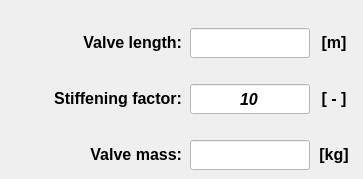
    <widget class="QWidget" name="tab_insert_by_line">
     <property name="enabled">
      <bool>true</bool>
     </property>
     <attribute name="title">
      <string>Line selection</string>
     </attribute>
     <widget class="QLineEdit" name="lineEdit_valve_length_line">
      <property name="enabled">
       <bool>false</bool>
      </property>
      <property name="geometry">
       <rect>
        <x>190</x>
        <y>28</y>
        <width>120</width>
        <height>30</height>
       </rect>
      </property>
      <property name="minimumSize">
       <size>
        <width>120</width>
        <height>30</height>
       </size>
      </property>
      <property name="maximumSize">
       <size>
        <width>120</width>
        <height>30</height>
       </size>
      </property>
      <property name="sizeIncrement">
       <size>
        <width>0</width>
        <height>26</height>
       </size>
      </property>
      <property name="font">
       <font>
        <family>Arial</family>
        <pointsize>12</pointsize>
        <weight>75</weight>
        <italic>true</italic>
        <bold>true</bold>
       </font>
      </property>
      <property name="focusPolicy">
       <enum>Qt::ClickFocus</enum>
      </property>
      <property name="styleSheet">
       <string notr="true">color: rgb(0, 0, 255);
background-color: rgb(255, 255, 255);</string>
      </property>
      <property name="alignment">
       <set>Qt::AlignCenter</set>
      </property>
     </widget>
     <widget class="QLabel" name="label_selected_id_9">
      <property name="enabled">
       <bool>true</bool>
      </property>
      <property name="geometry">
       <rect>
        <x>22</x>
        <y>28</y>
        <width>160</width>
        <height>30</height>
       </rect>
      </property>
      <property name="minimumSize">
       <size>
        <width>160</width>
        <height>30</height>
       </size>
      </property>
      <property name="maximumSize">
       <size>
        <width>160</width>
        <height>30</height>
       </size>
      </property>
      <property name="font">
       <font>
        <family>Arial</family>
        <pointsize>12</pointsize>
        <weight>75</weight>
        <italic>false</italic>
        <bold>true</bold>
       </font>
      </property>
      <property name="mouseTracking">
       <bool>true</bool>
      </property>
      <property name="text">
       <string>&lt;html&gt;&lt;head/&gt;&lt;body&gt;&lt;p align=&quot;right&quot;&gt;Valve length:&lt;/p&gt;&lt;/body&gt;&lt;/html&gt;</string>
      </property>
      <property name="alignment">
       <set>Qt::AlignRight|Qt::AlignTrailing|Qt::AlignVCenter</set>
      </property>
     </widget>
     <widget class="QLabel" name="label_109">
      <property name="enabled">
       <bool>true</bool>
      </property>
      <property name="geometry">
       <rect>
        <x>314</x>
        <y>28</y>
        <width>40</width>
        <height>30</height>
       </rect>
      </property>
      <property name="minimumSize">
       <size>
        <width>40</width>
        <height>30</height>
       </size>
      </property>
      <property name="maximumSize">
       <size>
        <width>40</width>
        <height>30</height>
       </size>
      </property>
      <property name="font">
       <font>
        <family>Arial</family>
        <pointsize>12</pointsize>
        <weight>75</weight>
        <italic>true</italic>
        <bold>true</bold>
       </font>
      </property>
      <property name="mouseTracking">
       <bool>true</bool>
      </property>
      <property name="text">
       <string>&lt;html&gt;&lt;head/&gt;&lt;body&gt;&lt;p align=&quot;center&quot;&gt;&lt;span style=&quot; font-style:normal;&quot;&gt;[m]&lt;/span&gt;&lt;/p&gt;&lt;/body&gt;&lt;/html&gt;</string>
      </property>
      <property name="alignment">
       <set>Qt::AlignCenter</set>
      </property>
     </widget>
     <widget class="QLineEdit" name="lineEdit_valve_mass_line">
      <property name="enabled">
       <bool>true</bool>
      </property>
      <property name="geometry">
       <rect>
        <x>190</x>
        <y>140</y>
        <width>120</width>
        <height>30</height>
       </rect>
      </property>
      <property name="minimumSize">
       <size>
        <width>120</width>
        <height>30</height>
       </size>
      </property>
      <property name="maximumSize">
       <size>
        <width>120</width>
        <height>30</height>
       </size>
      </property>
      <property name="sizeIncrement">
       <size>
        <width>0</width>
        <height>26</height>
       </size>
      </property>
      <property name="font">
       <font>
        <family>Arial</family>
        <pointsize>12</pointsize>
        <weight>75</weight>
        <italic>true</italic>
        <bold>true</bold>
       </font>
      </property>
      <property name="focusPolicy">
       <enum>Qt::ClickFocus</enum>
      </property>
      <property name="styleSheet">
       <string notr="true">color: rgb(0, 0, 0);
background-color: rgb(255, 255, 255);</string>
      </property>
      <property name="alignment">
       <set>Qt::AlignCenter</set>
      </property>
     </widget>
     <widget class="QLabel" name="label_selected_id_13">
      <property name="enabled">
       <bool>true</bool>
      </property>
      <property name="geometry">
       <rect>
        <x>22</x>
        <y>140</y>
        <width>160</width>
        <height>30</height>
       </rect>
      </property>
      <property name="minimumSize">
       <size>
        <width>160</width>
        <height>30</height>
       </size>
      </property>
      <property name="maximumSize">
       <size>
        <width>160</width>
        <height>30</height>
       </size>
      </property>
      <property name="font">
       <font>
        <family>Arial</family>
        <pointsize>12</pointsize>
        <weight>75</weight>
        <italic>false</italic>
        <bold>true</bold>
       </font>
      </property>
      <property name="mouseTracking">
       <bool>true</bool>
      </property>
      <property name="text">
       <string>&lt;html&gt;&lt;head/&gt;&lt;body&gt;&lt;p align=&quot;right&quot;&gt;Valve mass:&lt;/p&gt;&lt;/body&gt;&lt;/html&gt;</string>
      </property>
      <property name="alignment">
       <set>Qt::AlignLeading|Qt::AlignLeft|Qt::AlignVCenter</set>
      </property>
     </widget>
     <widget class="QLabel" name="label_108">
      <property name="enabled">
       <bool>true</bool>
      </property>
      <property name="geometry">
       <rect>
        <x>314</x>
        <y>140</y>
        <width>40</width>
        <height>30</height>
       </rect>
      </property>
      <property name="minimumSize">
       <size>
        <width>40</width>
        <height>30</height>
       </size>
      </property>
      <property name="maximumSize">
       <size>
        <width>40</width>
        <height>30</height>
       </size>
      </property>
      <property name="font">
       <font>
        <family>Arial</family>
        <pointsize>12</pointsize>
        <weight>75</weight>
        <italic>true</italic>
        <bold>true</bold>
       </font>
      </property>
      <property name="mouseTracking">
       <bool>true</bool>
      </property>
      <property name="text">
       <string>&lt;html&gt;&lt;head/&gt;&lt;body&gt;&lt;p align=&quot;center&quot;&gt;&lt;span style=&quot; font-style:normal;&quot;&gt;[kg]&lt;/span&gt;&lt;/p&gt;&lt;/body&gt;&lt;/html&gt;</string>
      </property>
      <property name="alignment">
       <set>Qt::AlignCenter</set>
      </property>
     </widget>
     <widget class="QLabel" name="label_112">
      <property name="enabled">
       <bool>true</bool>
      </property>
      <property name="geometry">
       <rect>
        <x>314</x>
        <y>84</y>
        <width>40</width>
        <height>30</height>
       </rect>
      </property>
      <property name="minimumSize">
       <size>
        <width>40</width>
        <height>30</height>
       </size>
      </property>
      <property name="maximumSize">
       <size>
        <width>40</width>
        <height>30</height>
       </size>
      </property>
      <property name="font">
       <font>
        <family>Arial</family>
        <pointsize>12</pointsize>
        <weight>75</weight>
        <italic>true</italic>
        <bold>true</bold>
       </font>
      </property>
      <property name="mouseTracking">
       <bool>true</bool>
      </property>
      <property name="text">
       <string>&lt;html&gt;&lt;head/&gt;&lt;body&gt;&lt;p align=&quot;center&quot;&gt;&lt;span style=&quot; font-style:normal;&quot;&gt;[ - ]&lt;/span&gt;&lt;/p&gt;&lt;/body&gt;&lt;/html&gt;</string>
      </property>
      <property name="alignment">
       <set>Qt::AlignCenter</set>
      </property>
     </widget>
     <widget class="QLabel" name="label_selected_id_14">
      <property name="enabled">
       <bool>true</bool>
      </property>
      <property name="geometry">
       <rect>
        <x>22</x>
        <y>84</y>
        <width>160</width>
        <height>30</height>
       </rect>
      </property>
      <property name="minimumSize">
       <size>
        <width>160</width>
        <height>30</height>
       </size>
      </property>
      <property name="maximumSize">
       <size>
        <width>160</width>
        <height>30</height>
       </size>
      </property>
      <property name="font">
       <font>
        <family>Arial</family>
        <pointsize>12</pointsize>
        <weight>75</weight>
        <italic>false</italic>
        <bold>true</bold>
       </font>
      </property>
      <property name="mouseTracking">
       <bool>true</bool>
      </property>
      <property name="text">
       <string>&lt;html&gt;&lt;head/&gt;&lt;body&gt;&lt;p align=&quot;right&quot;&gt;Stiffening factor:&lt;/p&gt;&lt;/body&gt;&lt;/html&gt;</string>
      </property>
      <property name="alignment">
       <set>Qt::AlignLeading|Qt::AlignLeft|Qt::AlignVCenter</set>
      </property>
     </widget>
     <widget class="QLineEdit" name="lineEdit_stiffening_factor_line">
      <property name="enabled">
       <bool>true</bool>
      </property>
      <property name="geometry">
       <rect>
        <x>190</x>
        <y>84</y>
        <width>120</width>
        <height>30</height>
       </rect>
      </property>
      <property name="minimumSize">
       <size>
        <width>120</width>
        <height>30</height>
       </size>
      </property>
      <property name="maximumSize">
       <size>
        <width>120</width>
        <height>30</height>
       </size>
      </property>
      <property name="sizeIncrement">
       <size>
        <width>0</width>
        <height>26</height>
       </size>
      </property>
      <property name="font">
       <font>
        <family>Arial</family>
        <pointsize>12</pointsize>
        <weight>75</weight>
        <italic>true</italic>
        <bold>true</bold>
       </font>
      </property>
      <property name="focusPolicy">
       <enum>Qt::ClickFocus</enum>
      </property>
      <property name="styleSheet">
       <string notr="true">color: rgb(0, 0, 0);
background-color: rgb(255, 255, 255);</string>
      </property>
      <property name="text">
       <string>10</string>
      </property>
      <property name="alignment">
       <set>Qt::AlignCenter</set>
      </property>
     </widget>
    </widget>
